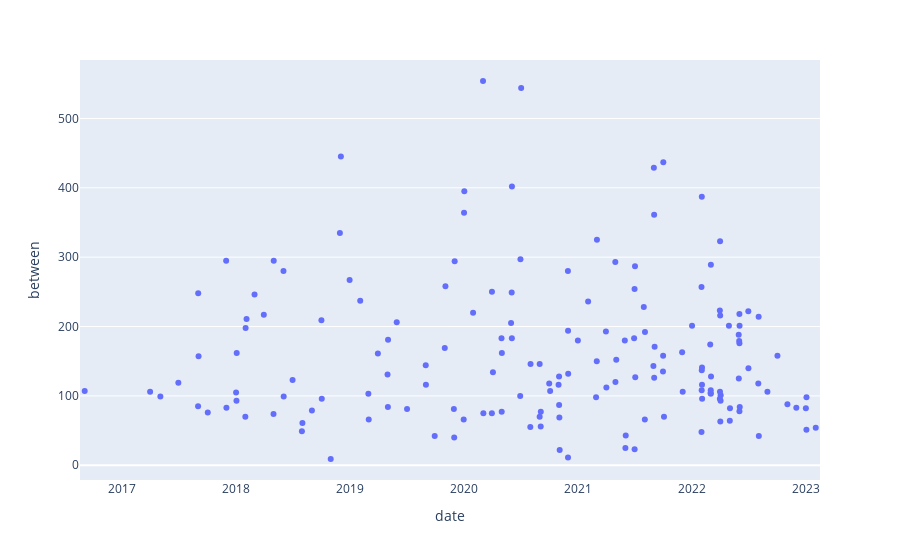

Here is the notebook cell this chart was saved with:
### Code cell
fig = px.strip(df, x="date", y="between")
fig.show()

### Figure 1 — Plotly figure (JSON) as saved in the notebook; plotly's stock layout.template omitted (floating-point values rounded to 4 significant figures; data arrays with more than 128 entries replaced by an {"elided": "..."} marker saying what was removed)
{"data": [{"alignmentgroup": "True", "boxpoints": "all", "fillcolor": "rgba(255,255,255,0)", "hoveron": "points", "hovertemplate": "date=%{x}<br>between=%{y}<extra></extra>", "legendgroup": "", "line": {"color": "rgba(255,255,255,0)"}, "marker": {"color": "#636efa"}, "name": "", "offsetgroup": "", "orientation": "v", "pointpos": 0, "showlegend": false, "type": "box", "x": {"elided": "164 str values"}, "x0": " ", "xaxis": "x", "y": {"elided": "164 int values"}, "y0": " ", "yaxis": "y"}], "layout": {"boxmode": "group", "legend": {"tracegroupgap": 0}, "margin": {"t": 60}, "xaxis": {"anchor": "y", "domain": [0, 1], "title": {"text": "date"}}, "yaxis": {"anchor": "x", "domain": [0, 1], "title": {"text": "between"}}}}
